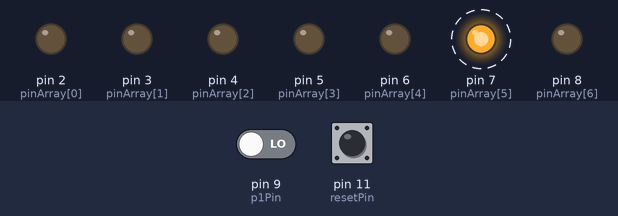
Recording of a sketch running on a simulated Arduino Uno, built with avr-gcc and run on an emulated ATmega328P. Shown: output pins drawn as LEDs (lit = HIGH). Dashed ring = blinking. The test bench sets the inputs (shaded band); at power-on: pin 9 (p1Pin) LOW, pin 11 (resetPin) LOW.

Above: at 1.2 s.
1.3 s: pin 9 (p1Pin) driven HIGH
At 2.1 s:
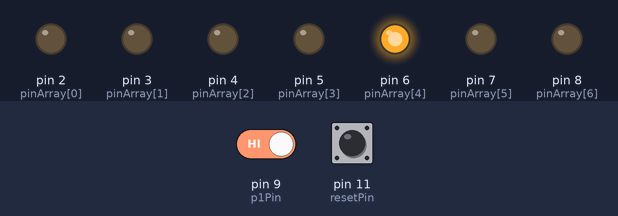
4.3 s: pin 11 (resetPin) pulled HIGH for 1 s
At 5.9 s:
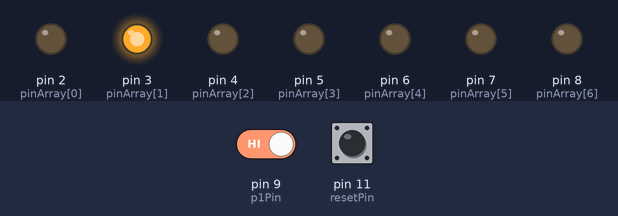
7.3 s: pin 11 (resetPin) pulled HIGH for 3.2 s
At 7.8 s:
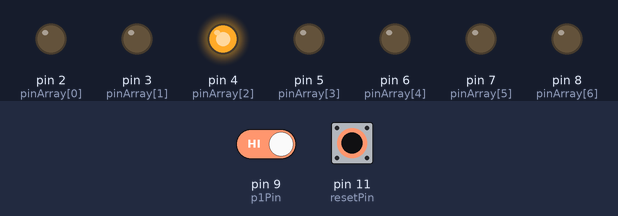
12.0 s: pin 9 (p1Pin) driven LOW
At 13.58 s:
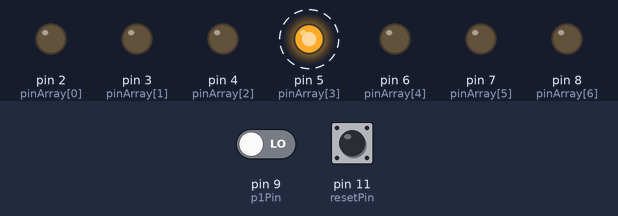
15.0 s: pin 11 (resetPin) pulled HIGH for 0.15 s
18.0 s: pin 11 (resetPin) pulled HIGH for 0.15 s
Timing chart, 0 to 22.0 s (numbered marks = the images above; inputs shaded):
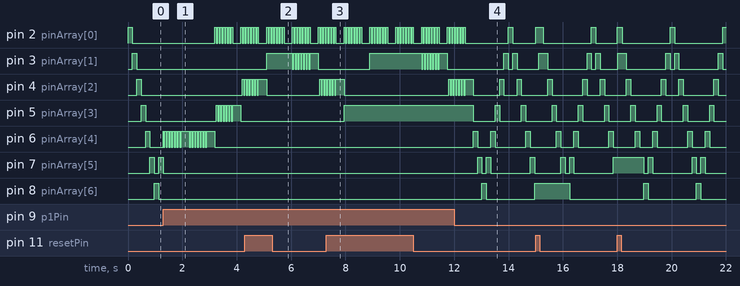

The sketch:

stop-it.ino
```cpp
int pinArray[] = {2, 3, 4, 5, 6, 7, 8};
int p1Pin = 9;
int p2Pin = 10;
int resetPin = 11;
int count = 0;
int startTimer = 160;
int startLevel = -1;
int level = startLevel;
int timer = startTimer;
int delta = 1;
int position = 0;
int prevT = millis();
int currentT = millis();

void setup(){
  for (count=0;count<=6;count++) {
    pinMode(pinArray[count], OUTPUT);
  }
  pinMode(p1Pin, INPUT);
  pinMode(p2Pin, INPUT);
  pinMode(resetPin, INPUT);
}

void loop() {
  digitalWrite(pinArray[position], HIGH);
  currentT = millis();
  if (digitalRead(resetPin) == HIGH) {
    delta = 1;
    position = 0;
    timer = startTimer;
    level = 0;
  }
  if (digitalRead(p1Pin) == HIGH) {
    if (position == 3) {
      timer = timer - 20;
      level = level + 1;
    }
    for (int i=0;i<7;i++) {
      digitalWrite(pinArray[position], LOW);
      if (level >= 0) digitalWrite(pinArray[level], HIGH);
      delay(50);
      digitalWrite(pinArray[position], HIGH);
      if (level >= 0) digitalWrite(pinArray[level], LOW);
      delay(50);
    }
    delay(250);
  }
  if (currentT - prevT > timer) {
    prevT = currentT;
    digitalWrite(pinArray[position], LOW);
    position += delta;
    if (position > 6) {
      delta = -1;
      position = 5;
    }
    else if (position < 0) {
      delta = +1;
      position = 1;
    }
  }
}
```

Measured:
- after the input at 1.3 s, pin 3 (pinArray[1]), pin 7 (pinArray[5]): stops changing and stays LOW; pin 8 (pinArray[6]): stays LOW (without the input it goes to HIGH after 1.6 s)
- after the input at 7.3 s, pin 6 (pinArray[4]), pin 7 (pinArray[5]), pin 8 (pinArray[6]): stops changing and stays LOW
- after the input at 12.0 s, pin 8 (pinArray[6]): LOW → HIGH after 1.0 s, → LOW 0.16 s later, → HIGH 1.8 s later
- by itself, pin 2 (pinArray[0]): repeats every 0.95 s: 3 × (LOW 0.05 s, HIGH 0.05 s), LOW 0.30 s, 3 × (HIGH 0.05 s, LOW 0.05 s), HIGH 0.05 s
- by itself, pin 7 (pinArray[5]): alternates HIGH for 0.16 s and LOW for 0.16 s
